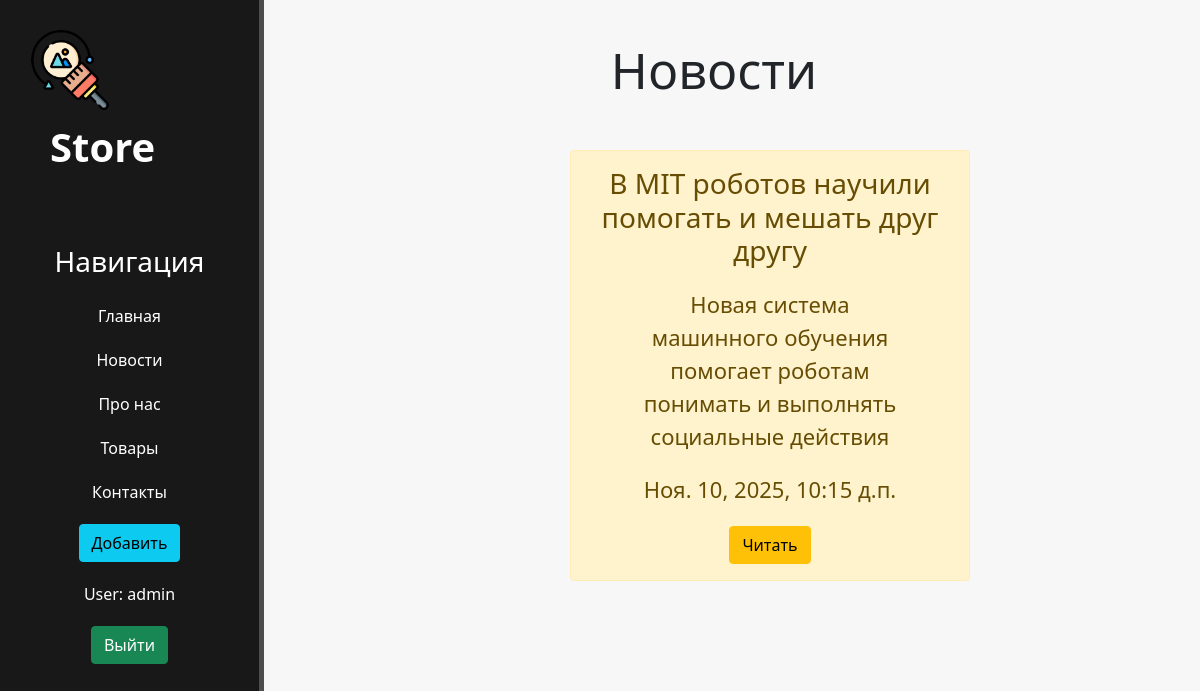
The app's page /news/ (signed in) with its own data.
### news/models.py (models this page shows, shortened)
class Articles(models.Model):
    title = models.CharField('Название', max_length = 50)
    anonse = models.CharField('Анонс', max_length = 250)
    full_text = models.TextField('Статья')
    data = models.DateTimeField('Дата публикации')
    class Meta:
        verbose_name = 'Новость'
        verbose_name_plural = 'Новости'

### news/views.py (the view)
# urls.py: path('', views.news_home ,name='news_home'),
def news_home(request):
    news = Articles.objects.order_by('-data') #[:1] срез
    return render(request, 'news/news_home.html', {"news":news})

### news/templates/news/news_home.html (shortened to what this page needs)
{% extends 'main/loyout.html' %}
{% block content %}
  <div class="features">
    <h1>Новости</h1>
    {%if news %}
      {% for el in news %}
        <div class="alert alert-warning">
          <h3>{{el.title}}</h3>
          <p>{{el.anonse}}</p>
          <p>{{el.data}}</p>
          <a href="{% url 'news-detail' el.id %}" class="btn btn-warning">Читать</a>
        </div>
      {% endfor %}
    {% else %}
      <p>У вас нет записей!</p>
    {% endif %}
  </div>
{% endblock %}

### main/templates/main/loyout.html (shortened to what this page needs)
{% load static %}
<!DOCTYPE html>
<html lang="ru" dir="ltr">
  <head>
    <link href="https://cdn.jsdelivr.net/npm/bootstrap@5.1.3/dist/css/bootstrap.min.css" rel="stylesheet">
    <link rel="stylesheet" href="{% static 'main/css/main.css' %}">
  </head>
  <body>
    <aside>
      <a href="/"><img src="{% static 'main/img/logo.png' %}" alt="Логотип"></a>
      <a href="/"><span class="logo">Store</span></a>
      <h3>Навигация</h3>
      <ul>
        <a href="{% url 'home'%}"><li>Главная</li></a>
        <a href="{% url 'news_home'%}"><li>Новости</li></a>
        <a href="{% url 'about'%}"><li>Про нас</li></a>
        <a href="{% url 'tovars'%}"><li>Товары</li></a>
        <a href="{% url 'contacts'%}"><li>Контакты</li></a>
        {% if user.is_authenticated and user.get_username == 'admin'%}
          <a href="{% url 'create'%}"><li><button class='btn btn-info'>Добавить</li></a>
        {% endif %}
        {% if user.is_authenticated %}
         <li>User: {{ user.get_username }}</li>
         <li><a href="{% url 'logout'%}?next={{request.path}}"><button class="btn btn-success">Выйти</button></a></li>
        {% else %}
         <li><a href="{% url 'login'%}?next={{request.path}}"><button class="btn btn-success">Войти</button></a></li>
        {% endif %}
      </ul>
    </aside>
    <main>
      {% block content %}
      {% endblock %}
    </main>
  </body>
</html>

### main/static/main/css/main.css (style rules this page uses)
body { background: #f7f7f7; }
aside { float: left; background: #181818; width: 22%; padding: 2.5%; height: 100vh; color: #fff; border-right: 5px solid #4d4d4d; }
aside img { width: 80px; float:left; }
aside .logo { font-size: 40px; margin-left: 20px; font-weight: bold; position: relative; top: 7px; }
aside h3 { margin-top: 70px; font-size: 28px; padding: inherit; text-align: center; }
aside a { text-decoration: none; color: #fff; }
aside ul { text-align: center; list-style: none; padding-left: 0px; }
aside ul a { text-decoration: none; }
aside ul li { color: #fff; display: block; margin-top: 20px; transition: .4s ease; text-decoration: none; }
main .features { float: left; text-align: center; width: 75%; margin-top: 40px; }
main .features h1 { font-size: 50px; margin-bottom: 30px; }
main .features p { max-width: 70%; margin: 20px auto; font-size: 22px; }
div .alert-warning { float: left; clear: both; width: 400px; margin: 20px 34%; }

### records on screen
Articles: title "В MIT роботов научили помогать и мешать друг другу", anonse "Новая система машинного обучения помогает роботам понимать и выполнять социальные действия", data "Ноя. 10, 2025, 10:15 д.п."

### other values on screen
{{ user.get_username }} "admin"
